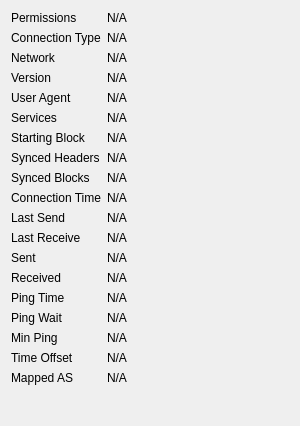
             <widget class="QWidget" name="detailWidget">
              <property name="geometry">
               <rect>
                <x>0</x>
                <y>0</y>
                <width>300</width>
                <height>426</height>
               </rect>
              </property>
              <layout class="QGridLayout" name="gridLayout_2" columnstretch="0,1">
               <item row="0" column="0">
                <widget class="QLabel" name="label_30">
                 <property name="text">
                  <string>Permissions</string>
                 </property>
                </widget>
               </item>
               <item row="0" column="1">
                <widget class="QLabel" name="peerPermissions">
                 <property name="cursor">
                  <cursorShape>IBeamCursor</cursorShape>
                 </property>
                 <property name="text">
                  <string>N/A</string>
                 </property>
                 <property name="textFormat">
                  <enum>Qt::PlainText</enum>
                 </property>
                 <property name="textInteractionFlags">
                  <set>Qt::LinksAccessibleByMouse|Qt::TextSelectableByKeyboard|Qt::TextSelectableByMouse</set>
                 </property>
                </widget>
               </item>
               <item row="1" column="0">
                <widget class="QLabel" name="peerConnectionTypeLabel">
                 <property name="toolTip">
                   <string>The type of peer connection:&lt;ul&gt;&lt;li&gt;Inbound: initiated by peer&lt;/li&gt;&lt;li&gt;Outbound Full Relay: default&lt;/li&gt;&lt;li&gt;Outbound Block Relay: does not relay transactions or addresses&lt;/li&gt;&lt;li&gt;Outbound Manual: added using RPC %1 or %2/%3 configuration options&lt;/li&gt;&lt;li&gt;Outbound Feeler: short-lived, for testing addresses&lt;/li&gt;&lt;li&gt;Outbound Address Fetch: short-lived, for soliciting addresses&lt;/li&gt;&lt;/ul&gt;</string>
                 </property>
                 <property name="text">
                  <string>Connection Type</string>
                 </property>
                </widget>
               </item>
               <item row="1" column="1">
                <widget class="QLabel" name="peerConnectionType">
                 <property name="cursor">
                  <cursorShape>IBeamCursor</cursorShape>
                 </property>
                 <property name="text">
                  <string>N/A</string>
                 </property>
                 <property name="textFormat">
                  <enum>Qt::PlainText</enum>
                 </property>
                 <property name="textInteractionFlags">
                  <set>Qt::LinksAccessibleByMouse|Qt::TextSelectableByKeyboard|Qt::TextSelectableByMouse</set>
                 </property>
                </widget>
               </item>
               <item row="2" column="0">
                <widget class="QLabel" name="peerNetworkLabel">
                 <property name="toolTip">
                  <string>The network protocol this peer is connected through: IPv4, IPv6, Onion, I2P, or CJDNS.</string>
                 </property>
                 <property name="text">
                  <string>Network</string>
                 </property>
                </widget>
               </item>
               <item row="2" column="1">
                <widget class="QLabel" name="peerNetwork">
                 <property name="cursor">
                  <cursorShape>IBeamCursor</cursorShape>
                 </property>
                 <property name="text">
                  <string>N/A</string>
                 </property>
                 <property name="textFormat">
                  <enum>Qt::PlainText</enum>
                 </property>
                 <property name="textInteractionFlags">
                  <set>Qt::LinksAccessibleByMouse|Qt::TextSelectableByKeyboard|Qt::TextSelectableByMouse</set>
                 </property>
                </widget>
               </item>
               <item row="3" column="0">
                <widget class="QLabel" name="label_21">
                 <property name="text">
                  <string>Version</string>
                 </property>
                </widget>
               </item>
               <item row="3" column="1">
                <widget class="QLabel" name="peerVersion">
                 <property name="cursor">
                  <cursorShape>IBeamCursor</cursorShape>
                 </property>
                 <property name="text">
                  <string>N/A</string>
                 </property>
                 <property name="textFormat">
                  <enum>Qt::PlainText</enum>
                 </property>
                 <property name="textInteractionFlags">
                  <set>Qt::LinksAccessibleByMouse|Qt::TextSelectableByKeyboard|Qt::TextSelectableByMouse</set>
                 </property>
                </widget>
               </item>
               <item row="4" column="0">
                <widget class="QLabel" name="label_28">
                 <property name="text">
                  <string>User Agent</string>
                 </property>
                </widget>
               </item>
               <item row="4" column="1">
                <widget class="QLabel" name="peerSubversion">
                 <property name="cursor">
                  <cursorShape>IBeamCursor</cursorShape>
                 </property>
                 <property name="text">
                  <string>N/A</string>
                 </property>
                 <property name="textFormat">
                  <enum>Qt::PlainText</enum>
                 </property>
                 <property name="textInteractionFlags">
                  <set>Qt::LinksAccessibleByMouse|Qt::TextSelectableByKeyboard|Qt::TextSelectableByMouse</set>
                 </property>
                </widget>
               </item>
               <item row="5" column="0">
                <widget class="QLabel" name="label_4">
                 <property name="text">
                  <string>Services</string>
                 </property>
                </widget>
               </item>
               <item row="5" column="1">
                <widget class="QLabel" name="peerServices">
                 <property name="cursor">
                  <cursorShape>IBeamCursor</cursorShape>
                 </property>
                 <property name="text">
                  <string>N/A</string>
                 </property>
                 <property name="textFormat">
                  <enum>Qt::PlainText</enum>
                 </property>
                 <property name="textInteractionFlags">
                  <set>Qt::LinksAccessibleByMouse|Qt::TextSelectableByKeyboard|Qt::TextSelectableByMouse</set>
                 </property>
                </widget>
               </item>
               <item row="6" column="0">
                <widget class="QLabel" name="label_29">
                 <property name="text">
                  <string>Starting Block</string>
                 </property>
                </widget>
               </item>
               <item row="6" column="1">
                <widget class="QLabel" name="peerHeight">
                 <property name="cursor">
                  <cursorShape>IBeamCursor</cursorShape>
                 </property>
                 <property name="text">
                  <string>N/A</string>
                 </property>
                 <property name="textFormat">
                  <enum>Qt::PlainText</enum>
                 </property>
                 <property name="textInteractionFlags">
                  <set>Qt::LinksAccessibleByMouse|Qt::TextSelectableByKeyboard|Qt::TextSelectableByMouse</set>
                 </property>
                </widget>
               </item>
               <item row="7" column="0">
                <widget class="QLabel" name="label_27">
                 <property name="text">
                  <string>Synced Headers</string>
                 </property>
                </widget>
               </item>
               <item row="7" column="1">
                <widget class="QLabel" name="peerSyncHeight">
                 <property name="cursor">
                  <cursorShape>IBeamCursor</cursorShape>
                 </property>
                 <property name="text">
                  <string>N/A</string>
                 </property>
                 <property name="textFormat">
                  <enum>Qt::PlainText</enum>
                 </property>
                 <property name="textInteractionFlags">
                  <set>Qt::LinksAccessibleByMouse|Qt::TextSelectableByKeyboard|Qt::TextSelectableByMouse</set>
                 </property>
                </widget>
               </item>
               <item row="8" column="0">
                <widget class="QLabel" name="label_25">
                 <property name="text">
                  <string>Synced Blocks</string>
                 </property>
                </widget>
               </item>
               <item row="8" column="1">
                <widget class="QLabel" name="peerCommonHeight">
                 <property name="cursor">
                  <cursorShape>IBeamCursor</cursorShape>
                 </property>
                 <property name="text">
                  <string>N/A</string>
                 </property>
                 <property name="textFormat">
                  <enum>Qt::PlainText</enum>
                 </property>
                 <property name="textInteractionFlags">
                  <set>Qt::LinksAccessibleByMouse|Qt::TextSelectableByKeyboard|Qt::TextSelectableByMouse</set>
                 </property>
                </widget>
               </item>
               <item row="9" column="0">
                <widget class="QLabel" name="label_22">
                 <property name="text">
                  <string>Connection Time</string>
                 </property>
                </widget>
               </item>
               <item row="9" column="1">
                <widget class="QLabel" name="peerConnTime">
                 <property name="cursor">
                  <cursorShape>IBeamCursor</cursorShape>
                 </property>
                 <property name="text">
                  <string>N/A</string>
                 </property>
                 <property name="textFormat">
                  <enum>Qt::PlainText</enum>
                 </property>
                 <property name="textInteractionFlags">
                  <set>Qt::LinksAccessibleByMouse|Qt::TextSelectableByKeyboard|Qt::TextSelectableByMouse</set>
                 </property>
                </widget>
               </item>
               <item row="10" column="0">
                <widget class="QLabel" name="label_15">
                 <property name="text">
                  <string>Last Send</string>
                 </property>
                </widget>
               </item>
               <item row="10" column="1">
                <widget class="QLabel" name="peerLastSend">
                 <property name="cursor">
                  <cursorShape>IBeamCursor</cursorShape>
                 </property>
                 <property name="text">
                  <string>N/A</string>
                 </property>
                 <property name="textFormat">
                  <enum>Qt::PlainText</enum>
                 </property>
                 <property name="textInteractionFlags">
                  <set>Qt::LinksAccessibleByMouse|Qt::TextSelectableByKeyboard|Qt::TextSelectableByMouse</set>
                 </property>
                </widget>
               </item>
               <item row="11" column="0">
                <widget class="QLabel" name="label_19">
                 <property name="text">
                  <string>Last Receive</string>
                 </property>
                </widget>
               </item>
               <item row="11" column="1">
                <widget class="QLabel" name="peerLastRecv">
                 <property name="cursor">
                  <cursorShape>IBeamCursor</cursorShape>
                 </property>
                 <property name="text">
                  <string>N/A</string>
                 </property>
                 <property name="textFormat">
                  <enum>Qt::PlainText</enum>
                 </property>
                 <property name="textInteractionFlags">
                  <set>Qt::LinksAccessibleByMouse|Qt::TextSelectableByKeyboard|Qt::TextSelectableByMouse</set>
                 </property>
                </widget>
               </item>
               <item row="12" column="0">
                <widget class="QLabel" name="label_18">
                 <property name="text">
                  <string>Sent</string>
                 </property>
                </widget>
               </item>
               <item row="12" column="1">
                <widget class="QLabel" name="peerBytesSent">
                 <property name="cursor">
                  <cursorShape>IBeamCursor</cursorShape>
                 </property>
                 <property name="text">
                  <string>N/A</string>
                 </property>
                 <property name="textFormat">
                  <enum>Qt::PlainText</enum>
                 </property>
                 <property name="textInteractionFlags">
                  <set>Qt::LinksAccessibleByMouse|Qt::TextSelectableByKeyboard|Qt::TextSelectableByMouse</set>
                 </property>
                </widget>
               </item>
               <item row="13" column="0">
                <widget class="QLabel" name="label_20">
                 <property name="text">
                  <string>Received</string>
                 </property>
                </widget>
               </item>
               <item row="13" column="1">
                <widget class="QLabel" name="peerBytesRecv">
                 <property name="cursor">
                  <cursorShape>IBeamCursor</cursorShape>
                 </property>
                 <property name="text">
                  <string>N/A</string>
                 </property>
                 <property name="textFormat">
                  <enum>Qt::PlainText</enum>
                 </property>
                 <property name="textInteractionFlags">
                  <set>Qt::LinksAccessibleByMouse|Qt::TextSelectableByKeyboard|Qt::TextSelectableByMouse</set>
                 </property>
                </widget>
               </item>
               <item row="14" column="0">
                <widget class="QLabel" name="label_26">
                 <property name="text">
                  <string>Ping Time</string>
                 </property>
                </widget>
               </item>
               <item row="14" column="1">
                <widget class="QLabel" name="peerPingTime">
                 <property name="cursor">
                  <cursorShape>IBeamCursor</cursorShape>
                 </property>
                 <property name="text">
                  <string>N/A</string>
                 </property>
                 <property name="textFormat">
                  <enum>Qt::PlainText</enum>
                 </property>
                 <property name="textInteractionFlags">
                  <set>Qt::LinksAccessibleByMouse|Qt::TextSelectableByKeyboard|Qt::TextSelectableByMouse</set>
                 </property>
                </widget>
               </item>
               <item row="15" column="0">
                <widget class="QLabel" name="peerPingWaitLabel">
                 <property name="toolTip">
                  <string>The duration of a currently outstanding ping.</string>
                 </property>
                 <property name="text">
                  <string>Ping Wait</string>
                 </property>
                </widget>
               </item>
               <item row="15" column="1">
                <widget class="QLabel" name="peerPingWait">
                 <property name="cursor">
                  <cursorShape>IBeamCursor</cursorShape>
                 </property>
                 <property name="text">
                  <string>N/A</string>
                 </property>
                 <property name="textFormat">
                  <enum>Qt::PlainText</enum>
                 </property>
                 <property name="textInteractionFlags">
                  <set>Qt::LinksAccessibleByMouse|Qt::TextSelectableByKeyboard|Qt::TextSelectableByMouse</set>
                 </property>
                </widget>
               </item>
               <item row="16" column="0">
                <widget class="QLabel" name="peerMinPingLabel">
                 <property name="text">
                  <string>Min Ping</string>
                 </property>
                </widget>
               </item>
               <item row="16" column="1">
                <widget class="QLabel" name="peerMinPing">
                 <property name="cursor">
                  <cursorShape>IBeamCursor</cursorShape>
                 </property>
                 <property name="text">
                  <string>N/A</string>
                 </property>
                 <property name="textFormat">
                  <enum>Qt::PlainText</enum>
                 </property>
                 <property name="textInteractionFlags">
                  <set>Qt::LinksAccessibleByMouse|Qt::TextSelectableByKeyboard|Qt::TextSelectableByMouse</set>
                 </property>
                </widget>
               </item>
               <item row="17" column="0">
                <widget class="QLabel" name="label_timeoffset">
                 <property name="text">
                  <string>Time Offset</string>
                 </property>
                </widget>
               </item>
               <item row="17" column="1">
                <widget class="QLabel" name="timeoffset">
                 <property name="cursor">
                  <cursorShape>IBeamCursor</cursorShape>
                 </property>
                 <property name="text">
                  <string>N/A</string>
                 </property>
                 <property name="textFormat">
                  <enum>Qt::PlainText</enum>
                 </property>
                 <property name="textInteractionFlags">
                  <set>Qt::LinksAccessibleByMouse|Qt::TextSelectableByKeyboard|Qt::TextSelectableByMouse</set>
                 </property>
                </widget>
               </item>
               <item row="18" column="0">
                <widget class="QLabel" name="peerMappedASLabel">
                 <property name="toolTip">
                  <string>The mapped Autonomous System used for diversifying peer selection.</string>
                 </property>
                 <property name="text">
                  <string>Mapped AS</string>
                 </property>
                </widget>
               </item>
               <item row="18" column="1">
                <widget class="QLabel" name="peerMappedAS">
                 <property name="cursor">
                  <cursorShape>IBeamCursor</cursorShape>
                 </property>
                 <property name="text">
                  <string>N/A</string>
                 </property>
                 <property name="textFormat">
                  <enum>Qt::PlainText</enum>
                 </property>
                 <property name="textInteractionFlags">
                  <set>Qt::LinksAccessibleByMouse|Qt::TextSelectableByKeyboard|Qt::TextSelectableByMouse</set>
                 </property>
                </widget>
               </item>
               <item row="19" column="0">
                <spacer name="verticalSpacer_3">
                 <property name="orientation">
                  <enum>Qt::Vertical</enum>
                 </property>
                 <property name="sizeHint" stdset="0">
                  <size>
                   <width>20</width>
                   <height>40</height>
                  </size>
                 </property>
                </spacer>
               </item>
              </layout>
             </widget>
